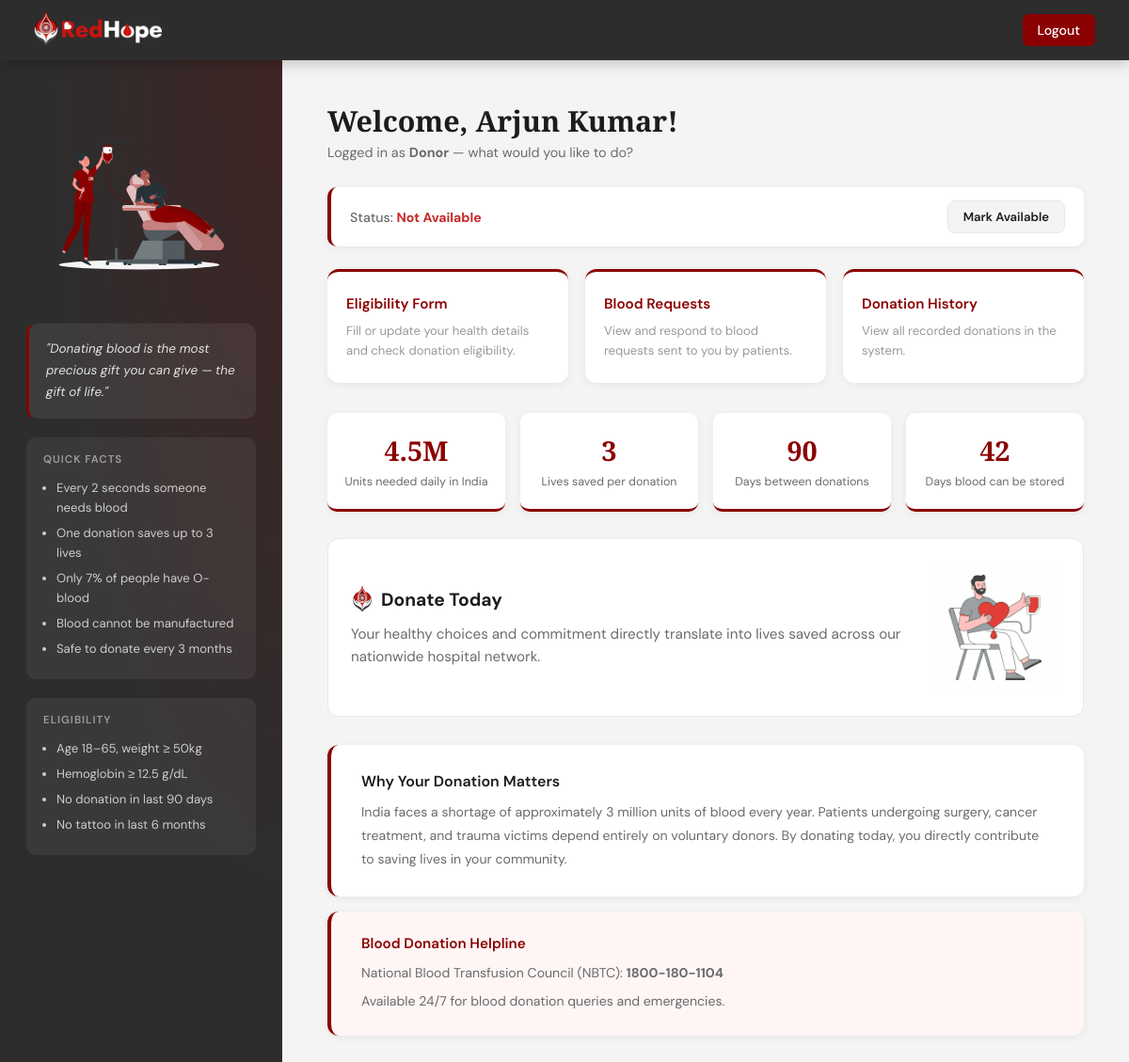
Page /donor_dashboard (signed in) on the earlier database version.
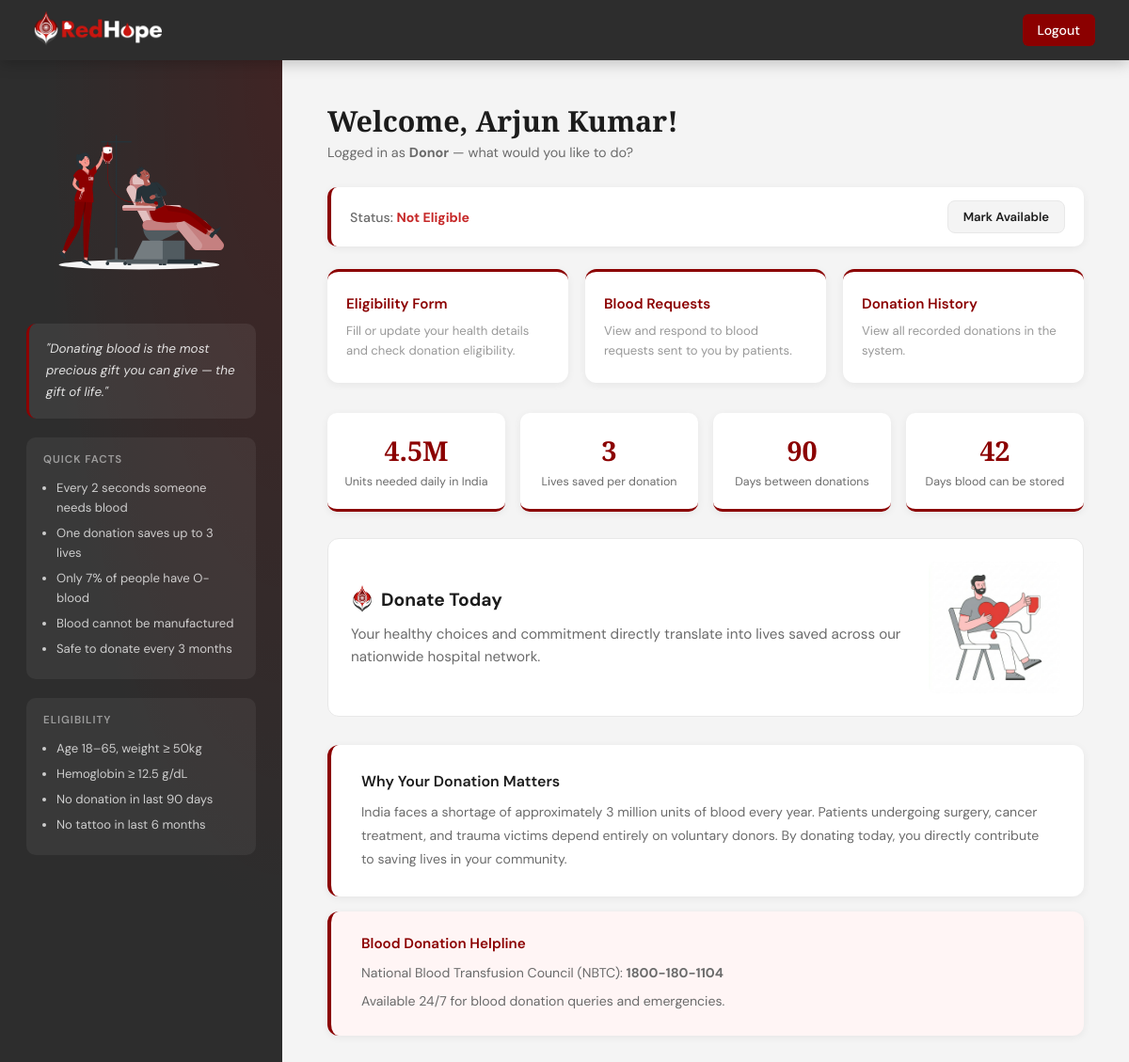
Same page on the later database version.
### tables this page shows
CREATE TABLE donor_details (
        donor_id INTEGER PRIMARY KEY,
        blood_group TEXT NOT NULL,
        age INTEGER,
        weight REAL,
        last_donation_date TEXT,
        availability_status TEXT DEFAULT 'Available',
        medical_conditions TEXT,
        hemoglobin_level REAL, medication TEXT DEFAULT 'No', chronic_disease TEXT DEFAULT 'No', tattoo_recent TEXT DEFAULT 'No', alcohol_recent TEXT DEFAULT 'No', available_from TEXT, available_to TEXT,
        FOREIGN KEY (donor_id) REFERENCES users(id)
    );

### app.py (the view)
@app.route('/donor_dashboard')
def donor_dashboard():
    if 'user_id' not in session or session.get('role') != 'Donor':
        return redirect('/login')
    conn = create_connection()
    cursor = conn.cursor()
    cursor.execute("SELECT availability_status FROM donor_details WHERE donor_id=?", (session['user_id'],))
    result = cursor.fetchone()
    conn.close()
    availability = result[0] if result else None
    return render_template('donor_dashboard.html', availability=availability)

### database.py (called while the page is built)
def create_connection():
    conn = sqlite3.connect("redhope.db")
    return conn

### templates/donor_dashboard.html (shortened to what the changed rows need)
{% extends 'base.html' %}
{% block content %}
<div class="dash-page">
    <div class="dash-main">
        <h1>Welcome, {{ session['name'] }}!</h1>
        {% if availability %}
        <div class="avail-bar">
            <span class="avail-label">Status:
                {% if availability == 'Eligible' %}
                <strong style="color: #2e7d32;">
                    Available
                </strong>
                {% else %}
                <strong style="color: #c62828;">
                    {{ availability }}
                </strong>
                {% endif %}
            </span>
        </div>
        {% endif %}
    </div>
</div>
{% endblock %}

Differences in the rows shown:
changed donor_details: availability_status "Not Available" → "Not Eligible"
